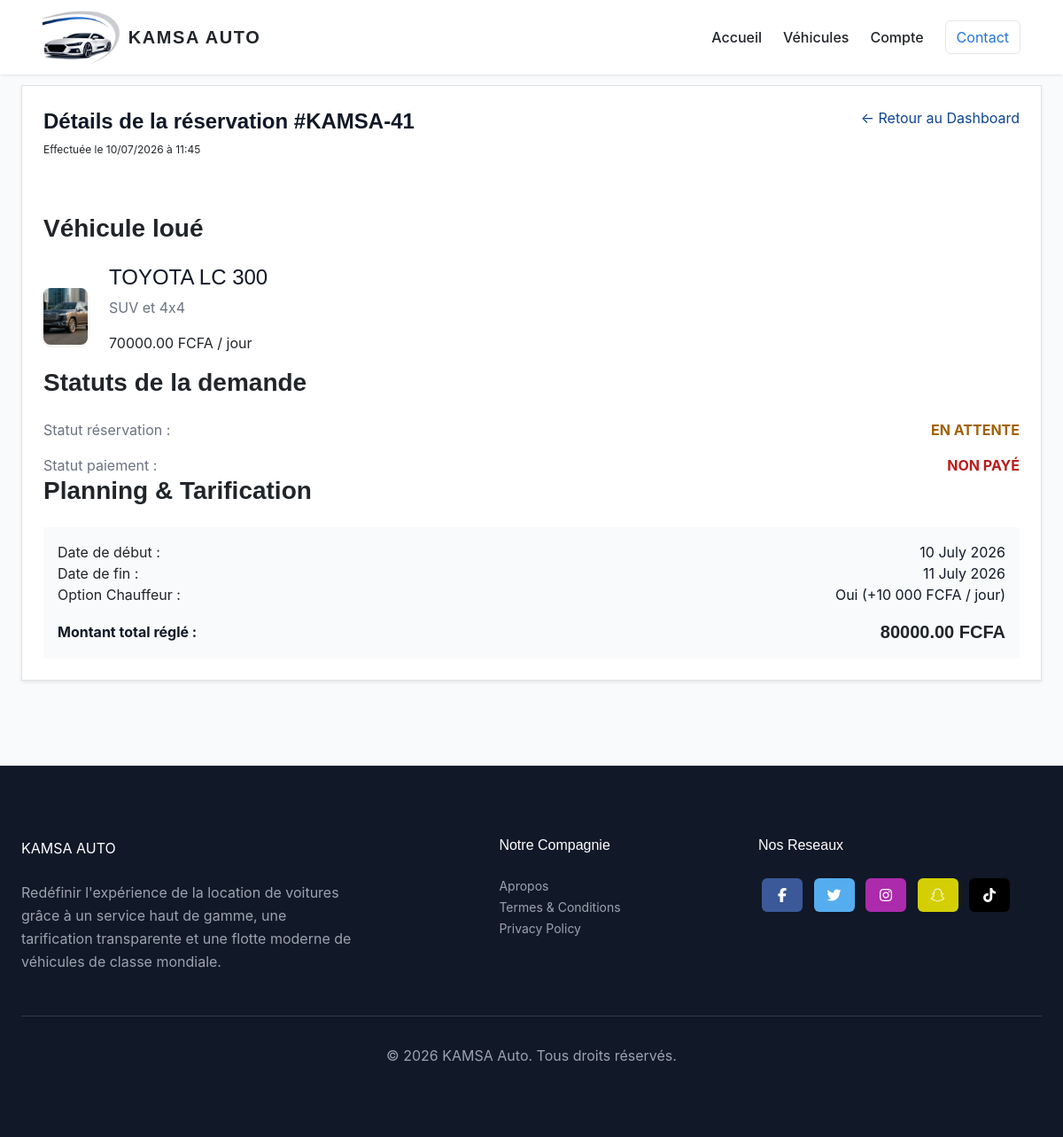
Page /reservation/41/details/ (signed in) on the committed database.
### Kamsa_auto/models.py (models this page shows, shortened)
class Reservation(models.Model):
    STATUS_CHOICES = [
        ('pending', 'En attente'),
        ('confirmed', 'Confirmée'),
        ('cancelled', 'Annulée'),
    ]
    User = get_user_model()
    user = models.ForeignKey(User, on_delete=models.CASCADE)
    vehicule = models.ForeignKey(Vehicule, on_delete=models.CASCADE)
    date_debut = models.DateField()
    date_fin = models.DateField()
    status = models.CharField(max_length=10, choices=STATUS_CHOICES, default='pending')
    created_at = models.DateTimeField(auto_now_add=True)
    inclut_chauffeur = models.BooleanField(default=False)
    prix_total = models.DecimalField(max_digits=10, decimal_places=2, default=0.00)
    STATUT_PAIEMENT = [
        ('unpaid', 'Non payé'),
        ('paid', 'Payé'),
        ('failed', 'Échoué'),
    ]
    statut_paiement = models.CharField(max_length=10, choices=STATUT_PAIEMENT, default='unpaid')
    transaction_id = models.CharField(max_length=100, blank=True, null=True) # ID fourni par l'API de paiement

class Vehicule(models.Model):
    CATEGORIE_CHOICES = [
        ('economique', 'Économique'),
        ('suv', 'SUV et 4x4'),
        ('utilitaire', 'Utilitaires'),
        ('luxe', 'Luxe'),
    ]
    nom = models.CharField(max_length=100)
    marque = models.CharField(max_length=100)
    prix_par_jour = models.DecimalField(max_digits=10, decimal_places=2)
    disponible = models.BooleanField(default=True)
    categorie = models.CharField(max_length=20, choices=CATEGORIE_CHOICES, default='economique')
    description = models.CharField(max_length=100)
    image = models.ImageField(upload_to='vehicules/', blank=True, null=True)

### Kamsa_auto/views.py (the view)
# urls.py: path('reservation/<int:reservation_id>/details/', views.details_reservation, name='details_reservation'),
@login_required
def details_reservation(request, reservation_id):
    reservation = get_object_or_404(Reservation, id=reservation_id, user=request.user)
    return render(request, 'details_reservation.html', {'reservation': reservation})

### Kamsa_auto/templates/details_reservation.html (shortened to what this page needs)
{% extends 'base.html' %}
{% load static %}
{% block content %}
<section class="px-6 bg-gray-50 py-24 fade-in flex justify-center">
    <div class="w-full max-w-3xl bg-white rounded-2xl p-6 md:p-8 shadow-sm border border-gray-200">
        <div class="border-b pb-4 mb-6 flex flex-col sm:flex-row justify-between items-start sm:items-center gap-2">
            <div>
                <h1 class="text-2xl font-bold text-gray-900 font-montserrat">
                    Détails de la réservation #KAMSA-{{ reservation.id }}
                </h1>
                <p class="text-xs text-gray-400 mt-1">Effectuée le {{ reservation.created_at|date:"d/m/Y à H:i" }}</p>
            </div>
            <a href="{% url 'dashboard' %}" class="text-sm font-semibold text-brand-blue hover:underline">
                &larr; Retour au Dashboard
            </a>
        </div>
        <div class="grid grid-cols-1 md:grid-cols-2 gap-8">
            <div class="space-y-4">
                <h3 class="text-lg font-bold text-gray-800 font-montserrat border-b pb-2">Véhicule loué</h3>
                <div class="flex gap-4 items-center">
                    {% if reservation.vehicule.image %}
                        <img src="{{ reservation.vehicule.image.url }}" alt="{{ reservation.vehicule.nom }}" class="w-24 h-16 object-cover rounded-lg shadow-sm">
                    {% endif %}
                    <div>
                        <h4 class="font-semibold text-gray-900">{{ reservation.vehicule.marque }} {{ reservation.vehicule.nom }}</h4>
                        <p class="text-sm text-gray-500">{{ reservation.vehicule.get_categorie_display }}</p>
                        <p class="text-sm font-medium text-gray-700 mt-1">{{ reservation.vehicule.prix_par_jour }} FCFA / jour</p>
                    </div>
                </div>
            </div>
            <div class="space-y-4">
                <h3 class="text-lg font-bold text-gray-800 font-montserrat border-b pb-2">Statuts de la demande</h3>
                <div class="flex justify-between items-center text-sm">
                    <span class="text-gray-500">Statut réservation :</span>
                    <span class="font-bold uppercase" style="{% if reservation.status == 'confirmed' %}color: #15803d;{% elif reservation.status == 'pending' %}color: #a16207;{% else %}color: #4b5563;{% endif %}">
                        {{ reservation.get_status_display }}
                    </span>
                </div>
                <div class="flex justify-between items-center text-sm">
                    <span class="text-gray-500">Statut paiement :</span>
                    <span class="font-bold uppercase" style="{% if reservation.statut_paiement == 'paid' %}color: #15803d;{% else %}color: #b91c1c;{% endif %}">
                        {{ reservation.get_statut_paiement_display }}
                    </span>
                </div>
            </div>
        </div>
        <div class="mt-8 pt-6 border-t border-gray-200">
            <h3 class="text-lg font-bold text-gray-800 font-montserrat mb-4">Planning & Tarification</h3>
            <div class="bg-gray-50 rounded-xl p-4 space-y-3 text-sm text-gray-700">
                <div class="flex justify-between">
                    <span>Date de début :</span>
                    <span class="font-semibold text-gray-900">{{ reservation.date_debut|date:"d F Y" }}</span>
                </div>
                <div class="flex justify-between">
                    <span>Date de fin :</span>
                    <span class="font-semibold text-gray-900">{{ reservation.date_fin|date:"d F Y" }}</span>
                </div>
                <div class="flex justify-between border-b pb-2">
                    <span>Option Chauffeur :</span>
                    <span class="font-semibold text-gray-900">
                        {% if reservation.inclut_chauffeur %}Oui (+10 000 FCFA / jour){% else %}Non{% endif %}
                    </span>
                </div>
                <div class="flex justify-between items-center pt-2 text-base">
                    <span class="font-bold text-gray-900">Montant total réglé :</span>
                    <span class="text-xl font-bold text-brand-green font-montserrat">{{ reservation.prix_total }} FCFA</span>
                </div>
            </div>
        </div>
    </div>
</section>
{% endblock %}

### rows in the picture
Reservation: id "41", created_at "10/07/2026 à 11:45", vehicule.image (picture), vehicule.marque "TOYOTA", vehicule.nom "LC 300", vehicule.categorie "SUV et 4x4", vehicule.prix_par_jour "70000.00", status "EN ATTENTE", statut_paiement "NON PAYÉ", date_debut "10 July 2026", date_fin "11 July 2026", prix_total "80000.00"
